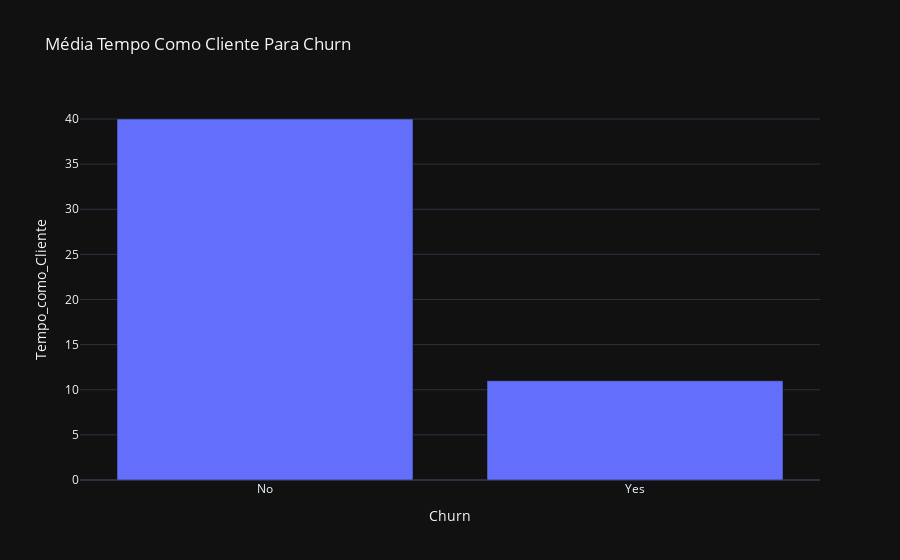

The notebook cell this image was saved under:
### Markdown cell above
Também podemos concluir que pessoas solteiras tem um maior numero de churn

### Code cell
mediana = df.groupby('Churn')['Tempo_como_Cliente'].median().reset_index()

fig = px.bar(mediana, x='Churn', y='Tempo_como_Cliente',
             title='Média Tempo Como Cliente Para Churn')
fig.show()

### Figure 1 — Plotly figure (JSON) as saved in the notebook; plotly's stock layout.template omitted (floating-point values rounded to 4 significant figures)
{"data": [{"hovertemplate": "Churn=%{x}<br>Tempo_como_Cliente=%{y}<extra></extra>", "legendgroup": "", "marker": {"color": "#636efa", "pattern": {"shape": ""}}, "name": "", "orientation": "v", "showlegend": false, "textposition": "auto", "x": ["No", "Yes"], "xaxis": "x", "y": [40.0, 11.0], "yaxis": "y", "type": "bar"}], "layout": {"xaxis": {"anchor": "y", "domain": [0.0, 1.0], "title": {"text": "Churn"}}, "yaxis": {"anchor": "x", "domain": [0.0, 1.0], "title": {"text": "Tempo_como_Cliente"}}, "legend": {"tracegroupgap": 0}, "title": {"text": "Média Tempo Como Cliente Para Churn"}, "barmode": "relative"}}
